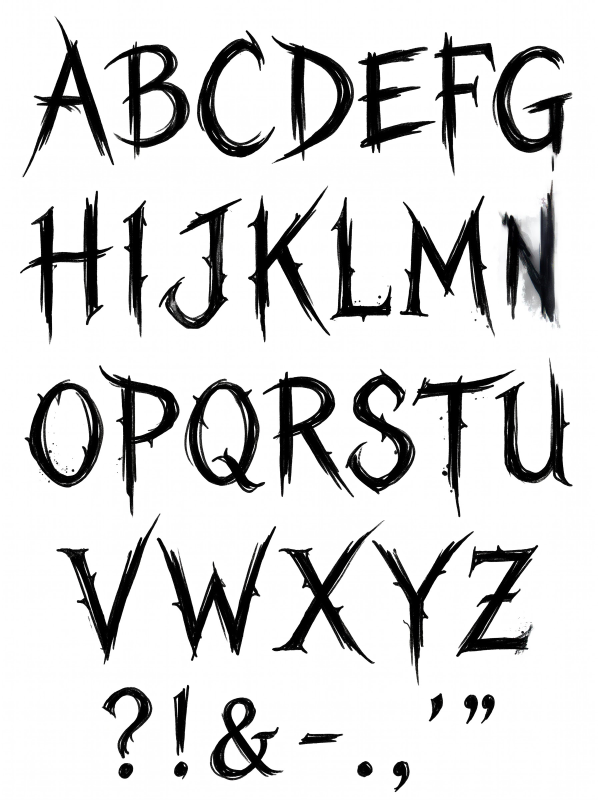
#> input picture brew-styles/planar-ink/source/thorny-caps.jpg, 1792 x 2400 px (shown at 1/3 size)
$ python build_font.py
#> lines starting #> are read from the running program, lines starting #| are printed output that depends on the picture; after the words box and inside, x2 and y2 are one past the last pixel; in counts of white or black regions, pixels touching at a corner belong together
### brew-styles/planar-ink/inktrace.py
"""
PLANAR INK  ·  shared potrace helpers (used by build_font.py and
extract_marginalia.py).

potracer is the pure-Python port of potrace:  pip install potracer
"""

import numpy as np
import potrace
from fontTools.pens.recordingPen import RecordingPen


def trace(mask, turdsize=8, alphamax=1.0, opttolerance=0.4):
	"""bool mask (True = ink) -> RecordingPen in pixel space (y down).

	potracer reads values below its black level as ink, so it is handed the
	inverse (False = ink), padded with paper so contours never touch the edge.
	Contours come out with alternating direction (outer / hole), which suits
	both CFF's non-zero rule and SVG's default fill rule.
	"""
	bm   = potrace.Bitmap(np.pad(~mask, 2, constant_values=True))
	path = bm.trace(turdsize=turdsize, turnpolicy=potrace.POTRACE_TURNPOLICY_MINORITY,
	                alphamax=alphamax, opticurve=True, opttolerance=opttolerance)
	pen = RecordingPen()
	for curve in path:
		pen.moveTo((curve.start_point.x - 2, curve.start_point.y - 2))
		for seg in curve.segments:
			if seg.is_corner:
				pen.lineTo((seg.c.x - 2, seg.c.y - 2))
				pen.lineTo((seg.end_point.x - 2, seg.end_point.y - 2))
			else:
				pen.curveTo((seg.c1.x - 2, seg.c1.y - 2), (seg.c2.x - 2, seg.c2.y - 2),
				            (seg.end_point.x - 2, seg.end_point.y - 2))
		pen.closePath()
	return pen


# [51 lines left out: function svg_path, not called in this run]

### brew-styles/planar-ink/build_font.py
"""
PLANAR INK  ·  "Planar Thorn" display font builder

Traces the hand-inked thorny capitals and the matching digits/symbols sheet
into an OpenType (CFF) font, saved as art/planar-thorn.woff2. build.mjs
embeds it in planar-ink.css as a data-URI @font-face.

    pip install potracer fonttools brotli numpy pillow scipy
    python3 brew-styles/planar-ink/build_font.py

Sources (relative to this file, crop tables are written against them):
    source/thorny-caps.jpg      1792 x 2400   A-Z  ? ! & - . , ' "
    source/thorny-symbols.jpg   1792 x 2400   0-9, operators, brackets,
                                              ornaments (skulls, swords, sigils)

Pipeline
--------
1. Ink mask: luminance < INK_T. The sheets are black ink on white, so a
   global threshold is enough; JPEG ringing sits well above it.
2. Glyph assembly: each glyph is a box on the sheet. Connected components
   of the mask are assigned to the box that contains their centroid
   (nearest box centre wins where boxes overlap), so swashes that reach
   into a neighbour's box stay with their own letter, and detached bits
   (the dot of '?', thorn flicks, splatter) join theirs. Specks smaller than
   MIN_SPECK px are dropped: they cost a contour each and vanish at text size.
3. Metrics: per row, the baseline and cap line are where the glyphs' ink is
   widest near the bottom / top (serif feet, head strokes), not the flick
   tips. Each row is scaled so its cap height maps to CAP units.
4. Tracing: potrace (pure-Python port), output cubic Béziers, written as
   CFF charstrings. Contour direction alternates outer/hole, which is what
   CFF's non-zero fill needs.
5. Spacing: swashes overhang by design. The spacing box sits halfway
   between the full ink box and the span of the middle 90% of the ink;
   advance = box x TRACK + GAP, box centred, so tails tuck under neighbours.

Letters only exist in capitals. Lowercase codepoints map to the capitals
drawn at SMALLCAP size, so mixed-case text still renders in the face.

The N on the sheet is smeared beyond use. Until a clean one is drawn it is
assembled from M: M's left stem + first diagonal, and M's right stem moved
to where the diagonal lands.
"""

import io
import os
import sys

import numpy as np
from PIL import Image
from scipy import ndimage

from inktrace import trace
from fontTools.fontBuilder import FontBuilder
from fontTools.pens.t2CharStringPen import T2CharStringPen
from fontTools.pens.transformPen import TransformPen
from fontTools.pens.recordingPen import RecordingPen
from fontTools.pens.boundsPen import BoundsPen

HERE      = os.path.dirname(os.path.abspath(__file__))
INK_T     = 150          # luminance threshold for ink
MIN_SPECK = 60           # px^2; smaller components are dropped
PAD       = 36           # px; glyph boxes grow by this to catch flicks
UPM       = 1000
CAP       = 700          # cap height in font units
TRACK     = 0.92         # fraction of the spacing box that counts toward the advance
GAP       = 46           # units added to every advance
SMALLCAP  = 0.80
FAMILY    = 'Planar Thorn'

# ----------------------------------------------------------------------------
# glyph tables:  char(s) -> (x0, y0, x1, y1) union box on the sheet.
# A tuple of chars maps several codepoints to one drawing.
# ----------------------------------------------------------------------------
CAPS_ROWS = [
	# row y-band, glyphs
	((40, 545), {
		'A': (68, 48, 342, 532),   'B': (312, 124, 569, 477), 'C': (591, 91, 825, 473),
		'D': (815, 107, 1062, 491), 'E': (1073, 140, 1307, 460), 'F': (1303, 97, 1487, 525),
		'G': (1478, 138, 1717, 466),
	}),
	((540, 1040), {
		'H': (60, 572, 340, 1032),  'I': (369, 601, 444, 1011), 'J': (476, 595, 726, 987),
		'K': (743, 557, 991, 1027), 'L': (989, 591, 1175, 966), 'M': (1199, 587, 1484, 1008),
	}),
	((1070, 1560), {
		'O': (74, 1138, 311, 1463),  'P': (297, 1096, 538, 1550), 'Q': (553, 1136, 795, 1479),
		'R': (788, 1115, 1062, 1492), 'S': (1036, 1106, 1246, 1483), 'T': (1237, 1109, 1547, 1552),
		'U': (1485, 1074, 1718, 1459),
	}),
	((1535, 2060), {
		'V': (169, 1540, 481, 1994),  'W': (470, 1578, 828, 1982), 'X': (816, 1561, 1153, 1991),
		'Y': (1116, 1594, 1421, 2057), 'Z': (1368, 1635, 1615, 1971),
	}),
]
# punctuation on the caps sheet: shares row 4's scale, own baseline
CAPS_PUNCT_BASELINE = 2334
CAPS_PUNCT = {
	'?': (305, 2061, 457, 2336), '!': (510, 2055, 575, 2336), '&': (630, 2092, 850, 2341),
	('-', '‐', '‑'): (896, 2199, 1029, 2234),
	'.': (1071, 2283, 1118, 2332), ',': (1179, 2283, 1229, 2376),
	("'", '’'): (1286, 2080, 1329, 2164), ('"', '”'): (1392, 2083, 1484, 2172),
}

DIGIT_ROW = {
	'0': (51, 135, 232, 430),  '1': (250, 107, 359, 431), '2': (379, 124, 538, 437),
	'3': (518, 122, 708, 478), '4': (718, 81, 901, 488),  '5': (892, 117, 1073, 475),
	'6': (1069, 92, 1237, 432), '7': (1241, 122, 1405, 491), '8': (1404, 123, 1564, 436),
	'9': (1568, 126, 1728, 477),
}
# symbols sheet, (baseline_y, glyphs). Scale = digit row's.
SYMBOL_ROWS = [
	(915, {
		'+': (65, 668, 241, 881), '−': (284, 754, 448, 795), '=': (495, 724, 663, 822),
		'/': (687, 574, 841, 969), '*': (862, 600, 1004, 750), '%': (1036, 606, 1235, 943),
		'#': (1267, 629, 1468, 911), '@': (1485, 634, 1738, 925),
	}),
	(1450, {
		'$': (75, 1081, 261, 1488), '¢': (298, 1121, 473, 1462),
		'⚔': (503, 1127, 783, 1450),                     # crossed swords
		'†': (813, 1134, 1009, 1446),                    # cross-dagger
		'☠': (1042, 1123, 1262, 1457),                   # skull and crossbones
		('\U0001F480', ''): (1294, 1134, 1499, 1446),   # skull
		('❖', ''): (1531, 1112, 1727, 1466),       # four-diamond cluster
	}),
	(1905, {
		'(': (193, 1598, 298, 1973), ')': (345, 1607, 450, 1982), '[': (529, 1624, 638, 1958),
		']': (689, 1625, 798, 1953), '{': (855, 1610, 956, 1964), '}': (993, 1615, 1092, 1968),
		'<': (1145, 1689, 1274, 1891), '>': (1313, 1682, 1454, 1893),
		'~': (1480, 1667, 1594, 1710), '_': (1464, 1872, 1631, 1899),
	}),
	(2306, {
		'^': (306, 2072, 443, 2187), '|': (509, 2046, 542, 2353), '\\': (611, 2067, 751, 2345),
		';': (801, 2149, 850, 2347), ':': (920, 2150, 961, 2306),
		('☨', ''): (1028, 2067, 1162, 2339),       # barred cross sigil
		('⁘', ''): (1196, 2073, 1414, 2235),       # diamond rosette
		'': (1438, 2070, 1560, 2335),                   # arrow sigil
	}),
]


# ----------------------------------------------------------------------------
def ink_mask(path, size):
#> called with path = 'source/thorny-caps.jpg', size = (1792, 2400)
	im = Image.open(os.path.join(HERE, path)).convert('L')
	if im.size != size:
		sys.exit(f'{path}: expected {size}, got {im.size}; the crop tables would be wrong')
	return np.asarray(im) < INK_T
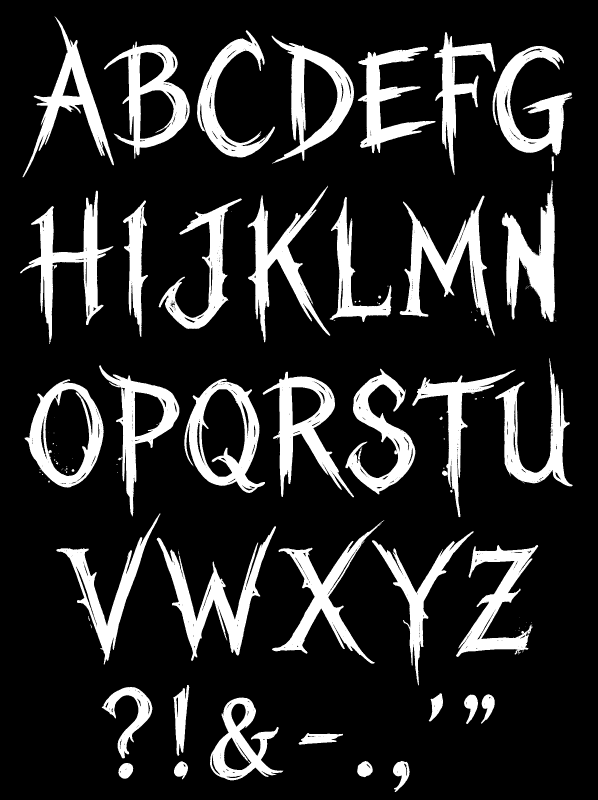
#> returned value: shape (2400, 1792) bool (shown at 1/3 size); 16.5% white; 154 white regions (101 under 20 px), largest, box (x1, y1, x2, y2) and area: (470, 1578, 828, 1982) 33539, (1199, 587, 1484, 1008) 32556, (1505, 540, 1665, 966) 30308


class Sheet:
	"""Connected components of a sheet, assigned to glyph boxes."""

	def __init__(self, mask):
		self.mask = mask
		self.lab, n = ndimage.label(mask, structure=np.ones((3, 3)))
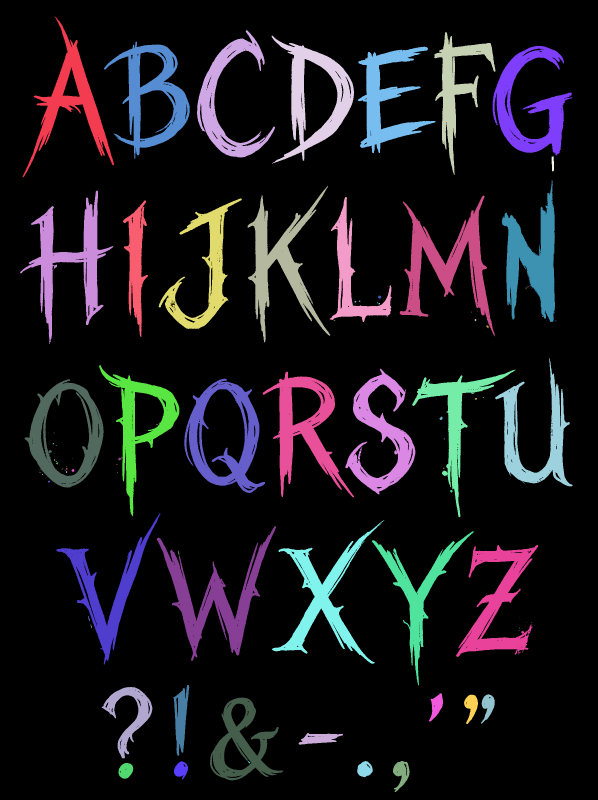
#> self.lab: shape (2400, 1792) int32 (shown at 1/3 size); 155 distinct labels, from 0 to 154; one colour per label, 0 black
#> n = 154
		idx = np.arange(1, n + 1)
#> idx = 154 values from 1 to 154
		self.area = ndimage.sum(mask, self.lab, idx)
#> self.area = 154 values, max 33539 at index 121, min 1 at index 4, mean 4621.1
		self.cent = np.array(ndimage.center_of_mass(mask, self.lab, idx))   # (y, x)
#> self.cent = 154 pairs, first value 119 to 2318.8, second value 66 to 1671

	def assemble(self, boxes):
		"""boxes: {key: (x0,y0,x1,y1)} -> {key: (bool crop, (x0, y0))}"""
		keys   = list(boxes)
		owners = {k: [] for k in keys}
		centres = {k: ((b[0] + b[2]) / 2, (b[1] + b[3]) / 2) for k, b in boxes.items()}
		for i, (cy, cx) in enumerate(self.cent):
			if self.area[i] < MIN_SPECK:
				continue
			best, bd = None, 1e18
			for k in keys:
				x0, y0, x1, y1 = boxes[k]
				if x0 - PAD <= cx <= x1 + PAD and y0 - PAD <= cy <= y1 + PAD:
					d = (cx - centres[k][0]) ** 2 + (cy - centres[k][1]) ** 2
					if d < bd:
						best, bd = k, d
			if best is not None:
				owners[best].append(i + 1)
		out = {}
		for k in keys:
			sel = np.isin(self.lab, owners[k])
			ys, xs = np.nonzero(sel)
			y0, y1, x0, x1 = ys.min(), ys.max() + 1, xs.min(), xs.max() + 1
			out[k] = (sel[y0:y1, x0:x1], (x0, y0))
		return out


def row_lines(glyphs):
	"""Baseline / cap line of a row: median over glyphs of the lowest / highest
	scanline whose ink width is >= 35% of that glyph's widest scanline."""
	bases, tops = [], []
	for m, (x0, y0) in glyphs.values():
		w = m.sum(1)
		rows = np.nonzero(w >= 0.35 * w.max())[0]
		bases.append(y0 + rows.max())
		tops.append(y0 + rows.min())
	return float(np.median(bases)), float(np.median(tops))


def build_n(caps):
	"""N = M's left stem and first diagonal + M's right stem moved left."""
	m, (mx, my) = caps['M']
	vertex = 1345 - mx            # where M's diagonals meet (sheet x 1345)
	stem   = 1416 - mx            # M's right stem starts here (sheet x 1416)
	left   = m[:, :vertex]
	right  = m[:, stem:]
	dx     = vertex - 14          # overlap the diagonal's foot a little
	w      = dx + right.shape[1]
	n = np.zeros((m.shape[0], w), bool)
	n[:, :left.shape[1]] |= left
	n[:, dx:dx + right.shape[1]] |= right
	return n, (mx, my)


# ----------------------------------------------------------------------------
class Glyph:
	def __init__(self, mask, origin, baseline, scale, *, track=TRACK, gap=GAP, raise_=0):
		self.rec  = trace(mask)
		self.ox, self.oy = origin
		self.w    = mask.shape[1]
		self.base = baseline
		self.k    = scale
		# Spacing box: halfway between the full ink box (flick tip to flick tip)
		# and the span holding the middle 90% of the ink. Long hairline tails
		# then overhang the neighbours instead of opening gaps.
		cum = np.cumsum(mask.sum(0)) / mask.sum()
		m0, m1 = np.searchsorted(cum, 0.05), np.searchsorted(cum, 0.95) + 1
		self.x0 = 0.5 * (0 + m0)
		self.x1 = 0.5 * (self.w + m1)
		self.adv = round((self.x1 - self.x0) * scale * track + gap)
		self.raise_ = raise_

	def outline(self, size=1.0):
		"""-> (RecordingPen in font units, advance)"""
		k   = self.k * size
		adv = round(self.adv * size)
		dx  = adv / 2 - (self.x0 + self.x1) / 2 * k      # centre the spacing box
		rec = RecordingPen()
		# pixel (x, y-down, relative to crop) -> font units (y-up, baseline 0)
		t = (k, 0, 0, -k, dx, (self.base - self.oy) * k + self.raise_ * size)
		self.rec.replay(TransformPen(rec, t))
		return rec, adv


# ----------------------------------------------------------------------------
def main():
	caps_sheet = Sheet(ink_mask('source/thorny-caps.jpg', (1792, 2400)))
	sym_sheet  = Sheet(ink_mask('source/thorny-symbols.jpg', (1792, 2400)))
#> call 2 of ink_mask, with path = 'source/thorny-symbols.jpg', size = (1792, 2400)
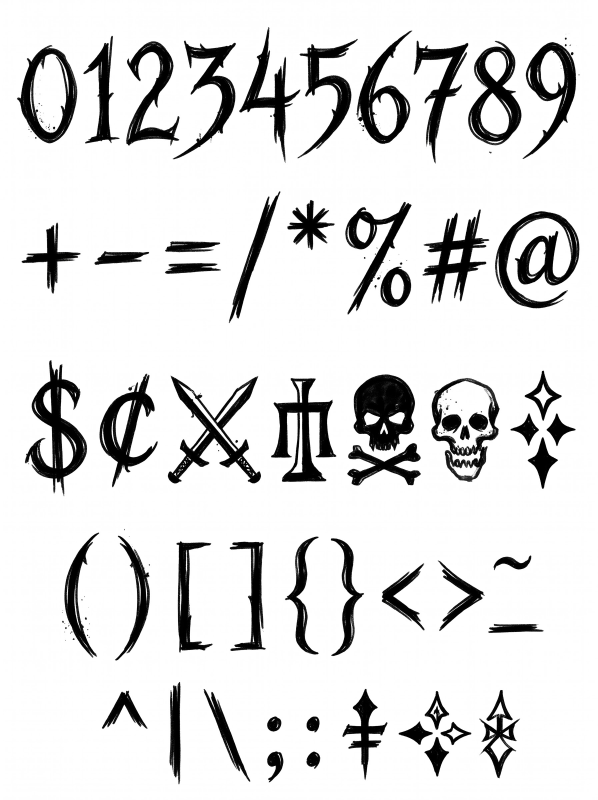
#> input picture brew-styles/planar-ink/source/thorny-symbols.jpg, 1792 x 2400 px (shown at 1/3 size)
#> in ink_mask (call 2), `return np.asarray(im) < INK_T`:
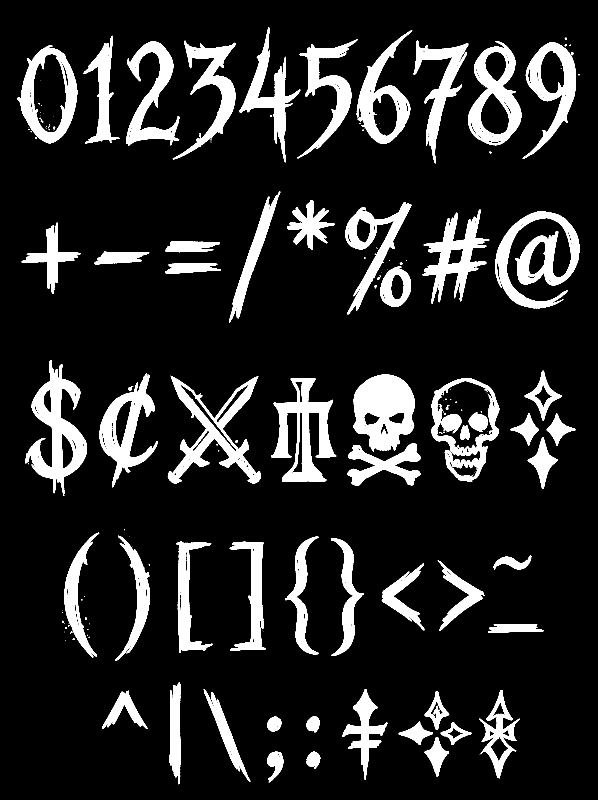
#> returned value: shape (2400, 1792) bool (shown at 1/3 size); 13.8% white; 202 white regions (121 under 20 px), largest, box (x1, y1, x2, y2) and area: (1061, 1123, 1245, 1355) 29536, (75, 1081, 261, 1488) 27728, (1485, 634, 1738, 925) 27721
#> in __init__ (call 2), `self.lab, n = ndimage.label(mask, structure=np.ones((3, 3)))`:
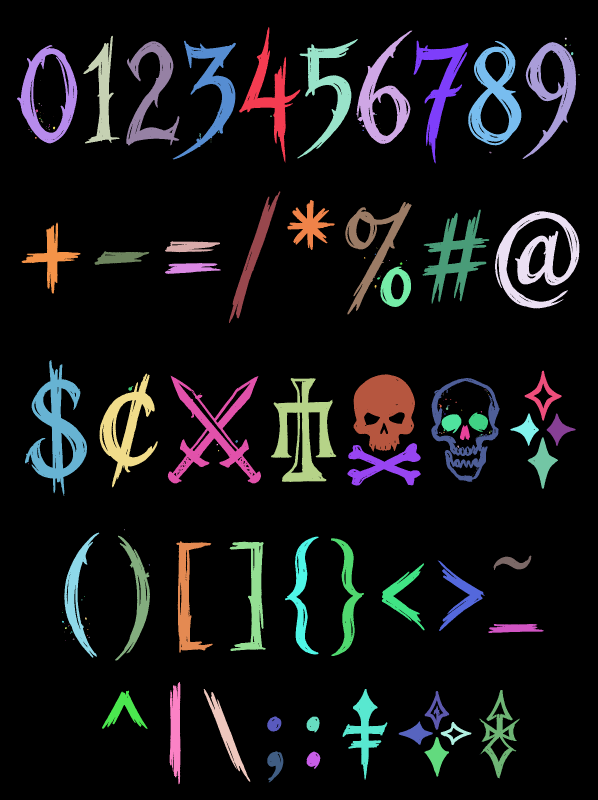
#> self.lab: shape (2400, 1792) int32 (shown at 1/3 size); 203 distinct labels, from 0 to 202; one colour per label, 0 black
#> in __init__ (call 2), `self.lab, n = ndimage.label(mask, structure=np.ones((3, 3)))`: n = 202
#> in __init__ (call 2), `self.area = ndimage.sum(mask, self.lab, idx)`: self.area = 202 values, max 29536 at index 86, min 1 at index 15, mean 2937.3
#> in __init__ (call 2), `self.cent = np.array(ndimage.center_of_mass(mask, self.lab, idx))`: self.cent = 202 pairs, first value 115.5 to 2320.5, second value 85.6 to 1736.5

	glyphs = {}     # glyph name -> (Glyph, [codepoints], size)

	def add(name, g, chars, size=1.0):
		cps = [ord(c) for c in chars]
		glyphs[name] = (g, cps, size)

	# capitals, row by row
	row_scale = None
	for band, boxes in CAPS_ROWS:
		parts = caps_sheet.assemble(boxes)
		if 'M' in parts:
			parts['N'] = build_n(parts)
		base, top = row_lines(parts)
		row_scale = CAP / (base - top)
		print(f'caps row {band}: baseline {base:.0f}, cap line {top:.0f}, scale {row_scale:.3f}')
		for ch, (m, org) in parts.items():
			g = Glyph(m, org, base, row_scale)
			add(ch, g, [ch])
			add(ch.lower(), g, [ch.lower()], SMALLCAP)

	# caps-sheet punctuation, last caps row's scale
	for key, (m, org) in caps_sheet.assemble(CAPS_PUNCT).items():
		chars = key if isinstance(key, tuple) else (key,)
		add(f'uni{ord(chars[0]):04X}', Glyph(m, org, CAPS_PUNCT_BASELINE, row_scale, track=1.0, gap=90), chars)

	# digits
	parts = sym_sheet.assemble(DIGIT_ROW)
	base, top = row_lines(parts)
	dscale = CAP / (base - top)
	print(f'digit row: baseline {base:.0f}, top {top:.0f}, scale {dscale:.3f}')
	for ch, (m, org) in parts.items():
		add(f'uni{ord(ch):04X}', Glyph(m, org, base, dscale, track=1.0, gap=110), [ch])

	# symbols & ornaments
	for base, boxes in SYMBOL_ROWS:
		for key, (m, org) in sym_sheet.assemble(boxes).items():
			chars = key if isinstance(key, tuple) else (key,)
			add(f'uni{ord(chars[0]):04X}', Glyph(m, org, base, dscale, track=1.0, gap=100), chars)

	# dashes: the hyphen, stretched
	hy = glyphs['uni002D'][0]
	for cp, sx in ((0x2013, 1.6), (0x2014, 2.6)):
		glyphs[f'uni{cp:04X}'] = (('stretch', hy, sx), [cp], 1.0)
	# opening quotes: closing quotes turned 180 degrees
	for src, cp in (('uni0027', 0x2018), ('uni0022', 0x201C)):
		glyphs[f'uni{cp:04X}'] = (('turn', glyphs[src][0]), [cp], 1.0)

	# ---- assemble the font ------------------------------------------------
	order = ['.notdef', 'space', 'nbspace'] + list(glyphs)
	charstrings, widths, cmap = {}, {}, {0x20: 'space', 0xA0: 'nbspace'}
	empty = T2CharStringPen(260, None)
	charstrings['.notdef'], widths['.notdef'] = empty.getCharString(), 260
	for nm in ('space', 'nbspace'):
		charstrings[nm], widths[nm] = T2CharStringPen(250, None).getCharString(), 250

	bounds = {}
	for name, (g, cps, size) in glyphs.items():
		if isinstance(g, tuple):
			kind, src = g[0], g[1]
			rec, adv = src.outline()
			if kind == 'stretch':
				adv = round(adv * g[2])
				t = (g[2], 0, 0, 1, 0, 0)
			else:   # turn: rotate 180 degrees about the ink's centre
				bp = BoundsPen(None)
				rec.replay(bp)
				x0, y0, x1, y1 = bp.bounds
				t = (-1, 0, 0, -1, x0 + x1, y0 + y1)
			out = RecordingPen()
			rec.replay(TransformPen(out, t))
			rec = out
		else:
			rec, adv = g.outline(size)
		pen, bp = T2CharStringPen(adv, None), BoundsPen(None)
		rec.replay(pen)
		rec.replay(bp)
		charstrings[name], widths[name] = pen.getCharString(), adv
		bounds[name] = bp.bounds
		for cp in cps:
			cmap[cp] = name

	fb = FontBuilder(UPM, isTTF=False)
	fb.setupGlyphOrder(order)
	fb.setupCharacterMap(cmap)
	fb.setupCFF(FAMILY.replace(' ', ''), {'FullName': FAMILY}, charstrings, {})
	lsb = {nm: round(bounds[nm][0]) if bounds.get(nm) else 0 for nm in order}
	fb.setupHorizontalMetrics({nm: (widths[nm], lsb[nm]) for nm in order})
	fb.setupHorizontalHeader(ascent=1000, descent=-320)
	fb.setupNameTable({'familyName': FAMILY, 'styleName': 'Regular',
	                   'copyright': 'Hand-inked for the Planar Ink brew style',
	                   'version': 'Version 1.000'})
	fb.setupOS2(sTypoAscender=1000, sTypoDescender=-320, sTypoLineGap=0,
	            usWinAscent=1100, usWinDescent=420, sCapHeight=CAP, sxHeight=round(CAP * SMALLCAP),
	            achVendID='PLNK', fsType=0)
	fb.setupPost()
	# fixed timestamps (seconds since 1904) so rebuilds are byte-identical
	fb.font['head'].created = fb.font['head'].modified = 3_900_000_000
	fb.font.flavor = 'woff2'
	dest = os.path.join(HERE, 'art', 'planar-thorn.woff2')
	fb.save(dest)
	print(f'wrote {os.path.relpath(dest)}  ({os.path.getsize(dest) / 1024:.1f} KiB, {len(order)} glyphs)')


if __name__ == '__main__':
	main()
#> (the call stopped at in trace, `bm   = potrace.Bitmap(np.pad(~mask, 2, constant_values=True))`: potrace is not available in this run)
